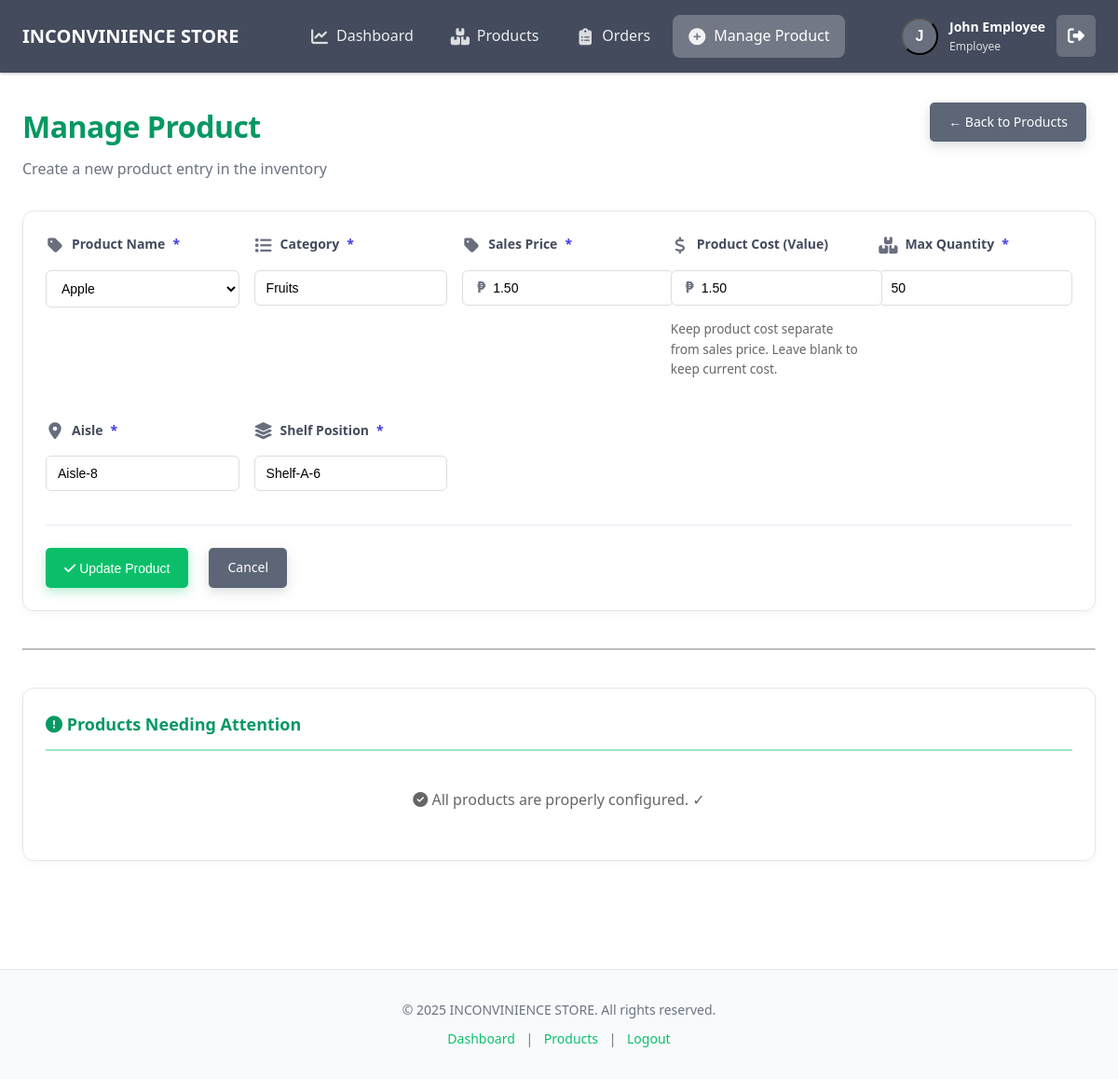
The app's page /create.php?item_id=22 (signed in) with its own data.
### tables this page shows
CREATE TABLE `items` (
  `item_id` int(11) NOT NULL AUTO_INCREMENT PRIMARY KEY,
  `item_name` varchar(255) NOT NULL,
  `category` varchar(100),
  `price` decimal(10,2) NOT NULL,
  `cost_price` decimal(10,2) NOT NULL DEFAULT 0,
  `quantity` int(11) NOT NULL DEFAULT 0,
  `isles` varchar(100) NOT NULL,
  `shelf_position` varchar(100) NOT NULL,
  `created_at` timestamp NOT NULL DEFAULT current_timestamp(),
  `updated_at` timestamp NOT NULL DEFAULT current_timestamp() ON UPDATE current_timestamp()
);

### create.php (the view, shortened to what this page needs)
<?php
$conn = getDBConnection();
$existing_products = [];
$result = $conn->query("SELECT item_id, item_name, category FROM items ORDER BY item_name");
if ($result) {
    $existing_products = $result->fetch_all(MYSQLI_ASSOC);
}
$selected_product = null;
$selected_item_id = $_POST['item_id'] ?? $_GET['item_id'] ?? null;
if ($selected_item_id) {
    $stmt = $conn->prepare("SELECT * FROM items WHERE item_id = ?");
    $stmt->bind_param("i", $selected_item_id);
    $stmt->execute();
    $result = $stmt->get_result();
    $selected_product = $result->fetch_assoc();
}
?>
<?php
require_once 'includes/header.php';
?>
<main class="main-content">
    <div class="page-header">
        <div class="page-title-section">
            <h1 class="page-title">Manage Product</h1>
            <p class="page-subtitle">Create a new product entry in the inventory</p>
        </div>
        <div class="page-actions">
            <a href="items.php" class="btn btn-secondary">← Back to Products</a>
        </div>
    </div>
    <section class="form-section">
        <div class="form-container-modern">
            <form method="POST" action="" class="product-form">
                <div class="form-grid">
                    <div class="form-group-modern">
                        <label for="item_id" class="form-label">
                            <span class="label-icon"><i class="fas fa-tag"></i></span>
                            Product Name
                            <span class="required">*</span>
                        </label>
                        <select id="item_id"
                                name="item_id"
                                class="form-input-modern"
                                required
                                onchange="loadProductData()">
                            <?php foreach ($existing_products as $prod): ?>
                                <option value="<?php echo $prod['item_id']; ?>" <?php echo ($selected_product && $selected_product['item_id'] == $prod['item_id']) ? 'selected' : ''; ?>>
                                    <?php echo htmlspecialchars($prod['item_name']); ?>
                                </option>
                            <?php endforeach; ?>
                        </select>
                    </div>
                    <div class="form-group-modern">
                        <label for="category" class="form-label">
                            <span class="label-icon"><i class="fas fa-list"></i></span>
                            Category
                            <span class="required">*</span>
                        </label>
                        <input type="text"
                               id="category"
                               name="category"
                               class="form-input-modern"
                               placeholder="Enter product category (e.g., Groceries, Beverages)"
                               required
                               value="<?php echo $selected_product ? htmlspecialchars($selected_product['category'] ?? '') : htmlspecialchars($_POST['category'] ?? ''); ?>">
                    </div>
                    <div class="form-group-modern">
                        <label for="price" class="form-label">
                            <span class="label-icon"><i class="fas fa-tag"></i></span>
                            Sales Price
                            <span class="required">*</span>
                        </label>
                        <div class="input-with-prefix">
                            <span class="input-prefix">&#8369;</span>
                            <input type="number"
                                   id="price"
                                   name="price"
                                   class="form-input-modern"
                                   step="0.01"
                                   min="0.01"
                                   placeholder="0.00"
                                   required
                                   value="<?php echo $selected_product ? htmlspecialchars($selected_product['price']) : htmlspecialchars($_POST['price'] ?? ''); ?>">
                        </div>
                    </div>
                    <div class="form-group-modern">
                        <label for="cost_price" class="form-label">
                            <span class="label-icon"><i class="fas fa-dollar-sign"></i></span>
                            Product Cost (Value)
                        </label>
                        <div class="input-with-prefix">
                            <span class="input-prefix">&#8369;</span>
                            <input type="number"
                                   id="cost_price"
                                   name="cost_price"
                                   class="form-input-modern"
                                   step="0.01"
                                   min="0.00"
                                   placeholder="0.00"
                                   value="<?php echo $selected_product ? htmlspecialchars($selected_product['cost_price'] ?? $selected_product['price']) : htmlspecialchars($_POST['cost_price'] ?? ''); ?>">
                        </div>
                        <p style="font-size:0.85em; color:#666; margin-top:6px;">Keep product cost separate from sales price. Leave blank to keep current cost.</p>
                    </div>
                    <div class="form-group-modern">
                        <label for="quantity" class="form-label">
                            <span class="label-icon"><i class="fas fa-boxes"></i></span>
                            Max Quantity
                            <span class="required">*</span>
                        </label>
                        <input type="number"
                               id="quantity"
                               name="quantity"
                               class="form-input-modern"
                               min="0"
                               placeholder="0"
                               required
                               value="<?php echo $selected_product ? htmlspecialchars($selected_product['quantity']) : htmlspecialchars($_POST['quantity'] ?? ''); ?>">
                    </div>
                    <div class="form-group-modern">
                        <label for="isles" class="form-label">
                            <span class="label-icon"><i class="fas fa-map-marker-alt"></i></span>
                            Aisle
                            <span class="required">*</span>
                        </label>
                        <input type="text"
                               id="isles"
                               name="isles"
                               class="form-input-modern"
                               placeholder="e.g., Aisle 1"
                               required
                               value="<?php echo $selected_product ? htmlspecialchars($selected_product['isles'] ?? '') : htmlspecialchars($_POST['isles'] ?? ''); ?>">
                    </div>
                    <div class="form-group-modern">
                        <label for="shelf_position" class="form-label">
                            <span class="label-icon"><i class="fas fa-layer-group"></i></span>
                            Shelf Position
                            <span class="required">*</span>
                        </label>
                        <input type="text"
                               id="shelf_position"
                               name="shelf_position"
                               class="form-input-modern"
                               placeholder="e.g., Shelf A-3"
                               required
                               value="<?php echo $selected_product ? htmlspecialchars($selected_product['shelf_position'] ?? '') : htmlspecialchars($_POST['shelf_position'] ?? ''); ?>">
                    </div>
                </div>
                <div class="form-actions-modern">
                    <button type="submit" class="btn btn-primary">
                        <i class="fas fa-check"></i> Update Product
                    </button>
                    <a href="items.php" class="btn btn-secondary">Cancel</a>
                </div>
            </form>
        </div>
    </section>
    <hr style="margin: 40px 0;">
    <section class="form-section">
        <div class="form-container-modern">
            <h2 style="margin-bottom: 20px;">
                <i class="fas fa-exclamation-circle"></i> Products Needing Attention
            </h2>
            <?php
                $conn = getDBConnection();
                $undesignated = [];
                $result = $conn->query("SELECT item_id, item_name, price, quantity, category FROM items WHERE (isles = '' OR isles IS NULL OR shelf_position = '' OR shelf_position IS NULL) AND (category IS NOT NULL AND category != '') ORDER BY item_name");
                if ($result) {
                    $undesignated = $result->fetch_all(MYSQLI_ASSOC);
                }
                $uncategorized = [];
                $result = $conn->query("SELECT item_id, item_name, price, quantity FROM items WHERE category = '' OR category IS NULL ORDER BY item_name");
                if ($result) {
                    $uncategorized = $result->fetch_all(MYSQLI_ASSOC);
                }
            ?>
            <?php if (empty($undesignated) && empty($uncategorized)): ?>
                <p style="color: #666; text-align: center; padding: 20px;"><i class="fas fa-check-circle"></i> All products are properly configured. ✓</p>
            <?php endif; ?>
        </div>
    </section>
</main>
<?php require_once 'includes/footer.php'; ?>

### style.css (style rules this page uses)
* { margin: 0; padding: 0; box-sizing: border-box; }
:root { --color-primary: #0bbf6a; --color-primary-light: #22d485; --color-primary-dark: #059862; --color-secondary: #5c6676; --color-secondary-dark: #434b5c; --color-accent: #9ce7c4; }
body { font-family: 'Segoe UI', Tahoma, Geneva, Verdana, sans-serif; background: #ffffff; color: #2d3748; line-height: 1.6; min-height: 100vh; }
h1 { color: var(--color-primary-dark); margin-bottom: 24px; border-bottom: 3px solid var(--color-primary); padding-bottom: 12px; font-weight: 600; text-transform: none; letter-spacing: -0.5px; font-size: 28px; }
.btn { display: inline-block; padding: 10px 20px; text-decoration: none; border-radius: 5px; border: none; cursor: pointer; font-size: 14px; transition: background-color 0.3s; margin-right: 10px; }
.btn-primary { background: var(--color-primary); color: white; font-weight: 500; text-transform: none; letter-spacing: 0; box-shadow: 0 4px 12px rgba(11, 191, 106, 0.3); transition: all 0.3s ease; }
.btn-secondary { background: var(--color-secondary); color: white; font-weight: 500; box-shadow: 0 4px 12px rgba(107, 114, 128, 0.25); transition: all 0.3s ease; }
.required { color: #3f3ce7; }
.main-content { max-width: 1400px; margin: 0 auto; padding: 32px 24px; min-height: calc(100vh - 200px); }
.page-header { display: flex; justify-content: space-between; align-items: flex-start; margin-bottom: 32px; gap: 24px; }
.page-title-section { flex: 1; }
.page-title { font-size: 32px; font-weight: 600; color: var(--color-primary-dark); margin: 0 0 8px 0; border: none; padding: 0; text-transform: none; letter-spacing: -0.5px; }
.page-subtitle { color: #6b7280; font-size: 16px; margin: 0; }
.page-actions { display: flex; gap: 12px; align-items: center; }
.stats-section, .actions-section, .search-section, .table-section, .form-section { margin-bottom: 40px; }
.form-container-modern { background: white; border: 1px solid #e2e8f0; border-radius: 16px; padding: 32px; box-shadow: 0 2px 8px rgba(0, 0, 0, 0.06); }
.form-grid { display: grid; grid-template-columns: repeat(auto-fit, minmax(280px, 1fr)); gap: 24px; margin-bottom: 32px; }
.form-group-modern { display: flex; flex-direction: column; gap: 8px; }
.form-label { display: flex; align-items: center; gap: 8px; font-weight: 500; color: #1e293b; font-size: 14px; }
.label-icon { font-size: 18px; }
.form-input-modern { padding: 12px 16px; border: 1px solid #e2e8f0; border-radius: 8px; font-size: 15px; transition: all 0.2s; background: white; }
.input-with-prefix { position: relative; display: flex; align-items: center; }
.input-prefix { position: absolute; left: 16px; color: #6b7280; font-weight: 600; z-index: 1; }
.input-with-prefix .form-input-modern { padding-left: 32px; }
.form-actions-modern { display: flex; gap: 12px; padding-top: 24px; border-top: 1px solid #e2e8f0; }
.form-group-modern { margin-bottom: 20px; }
.fas, .far, .fal, .fab { display: inline-block; font-style: normal; font-variant: normal; text-rendering: auto; line-height: 1; }
.label-icon { width: 20px; height: 20px; display: inline-flex; align-items: center; justify-content: center; opacity: 0.8; }
.nav-icon i, .label-icon i, .search-icon i, .alert-icon i, .info-icon i { font-size: 1em; }
.btn i { margin-right: 6px; }
.btn i:only-child { margin-right: 0; }
.form-section { margin-bottom: 24px; }
.form-container-modern { background: white; border: 1px solid #e2e8f0; border-radius: 12px; padding: 24px; box-shadow: 0 2px 8px rgba(0, 0, 0, 0.04); }
.form-container-modern h2 { color: var(--color-primary-dark); margin-bottom: 20px; font-size: 18px; border-bottom: 2px solid var(--color-accent); padding-bottom: 12px; }
.form-container-modern p { color: #2d3748; margin: 8px 0; }
.form-grid { display: grid; grid-template-columns: repeat(auto-fit, minmax(200px, 1fr)); gap: 16px; margin-bottom: 16px; }
.form-group-modern { display: flex; flex-direction: column; }
.form-label { color: var(--color-secondary-dark); font-weight: 600; margin-bottom: 8px; font-size: 14px; }
.form-input-modern { padding: 10px 12px; border: 1px solid #ddd; border-radius: 6px; font-size: 14px; transition: all 0.2s ease; }

### records on screen
items: category "Fruits", price "1.50", cost_price "1.50", quantity "50", isles "Aisle-8", shelf_position "Shelf-A-6"

### other values on screen
substr($user['full_name'], 0, 1) "J"
$user['full_name'] "John Employee"
$user['role'] "Employee"
form field item_id "Apple"
